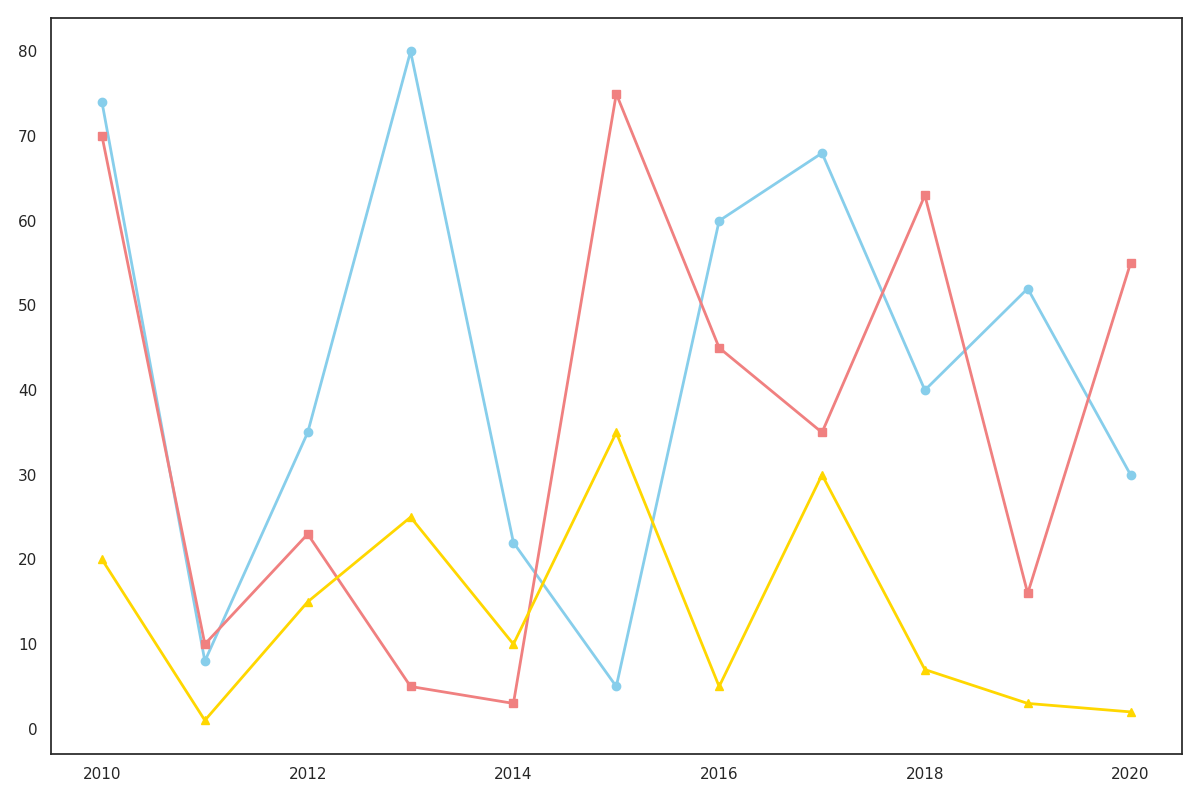

Reproduce this figure in Python.
import numpy as np
import matplotlib.pyplot as plt

years = np.arange(2010, 2021)

solar = [74, 8, 35, 80, 22, 5, 60, 68, 40, 52, 30]
wind = [70, 10, 23, 5, 3, 75, 45, 35, 63, 16, 55]
geothermal = [20, 1, 15, 25, 10, 35, 5, 30, 7, 3, 2]

plt.figure(figsize=(12, 8))

plt.plot(years, solar, marker='o', color='skyblue', linestyle='-', linewidth=2)
plt.plot(years, wind, marker='s', color='lightcoral', linestyle='-', linewidth=2)
plt.plot(years, geothermal, marker='^', color='gold', linestyle='-', linewidth=2)

plt.tight_layout()

plt.show()
